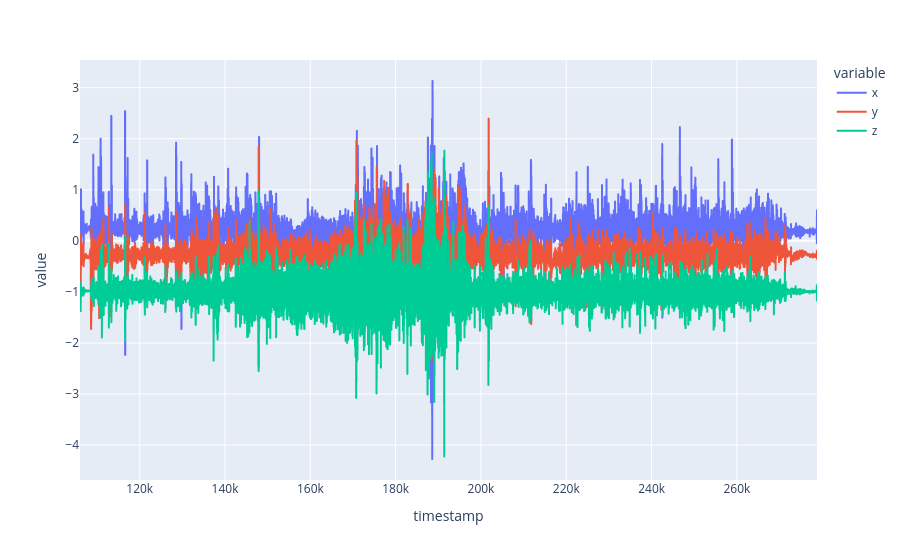

The cell this chart's notebook holds for it:
### Code cell
px.line(accel.loc[106_000:])

### Figure 1 — Plotly figure (JSON) as saved in the notebook; plotly's stock layout.template omitted (floating-point values rounded to 4 significant figures; data arrays with more than 128 entries replaced by an {"elided": "..."} marker saying what was removed)
{"data": [{"hovertemplate": "variable=x<br>timestamp=%{x}<br>value=%{y}<extra></extra>", "legendgroup": "x", "line": {"color": "#636efa", "dash": "solid"}, "marker": {"symbol": "circle"}, "mode": "lines", "name": "x", "showlegend": true, "type": "scattergl", "x": {"elided": "17224 int values"}, "xaxis": "x", "y": {"elided": "17224 float values"}, "yaxis": "y"}, {"hovertemplate": "variable=y<br>timestamp=%{x}<br>value=%{y}<extra></extra>", "legendgroup": "y", "line": {"color": "#EF553B", "dash": "solid"}, "marker": {"symbol": "circle"}, "mode": "lines", "name": "y", "showlegend": true, "type": "scattergl", "x": {"elided": "17224 int values"}, "xaxis": "x", "y": {"elided": "17224 float values"}, "yaxis": "y"}, {"hovertemplate": "variable=z<br>timestamp=%{x}<br>value=%{y}<extra></extra>", "legendgroup": "z", "line": {"color": "#00cc96", "dash": "solid"}, "marker": {"symbol": "circle"}, "mode": "lines", "name": "z", "showlegend": true, "type": "scattergl", "x": {"elided": "17224 int values"}, "xaxis": "x", "y": {"elided": "17224 float values"}, "yaxis": "y"}], "layout": {"legend": {"title": {"text": "variable"}, "tracegroupgap": 0}, "margin": {"t": 60}, "xaxis": {"anchor": "y", "domain": [0, 1], "title": {"text": "timestamp"}}, "yaxis": {"anchor": "x", "domain": [0, 1], "title": {"text": "value"}}}}
